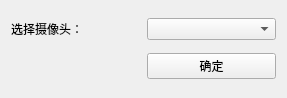
<?xml version="1.0" encoding="UTF-8"?>
<ui version="4.0">
 <class>QtWidgetsConConnectCarmeClass</class>
 <widget class="QWidget" name="QtWidgetsConConnectCarmeClass">
  <property name="geometry">
   <rect>
    <x>0</x>
    <y>0</y>
    <width>287</width>
    <height>98</height>
   </rect>
  </property>
  <property name="acceptDrops">
   <bool>false</bool>
  </property>
  <property name="windowTitle">
   <string>选择摄像头</string>
  </property>
  <layout class="QGridLayout" name="gridLayout">
   <item row="1" column="1">
    <widget class="QComboBox" name="comboBox">
     <property name="currentText">
      <string/>
     </property>
    </widget>
   </item>
   <item row="2" column="1">
    <widget class="QPushButton" name="pushButton">
     <property name="text">
      <string>确定</string>
     </property>
    </widget>
   </item>
   <item row="1" column="0">
    <widget class="QLabel" name="label">
     <property name="text">
      <string>选择摄像头：</string>
     </property>
    </widget>
   </item>
  </layout>
 </widget>
 <layoutdefault spacing="6" margin="11"/>
 <resources/>
 <connections/>
</ui>
